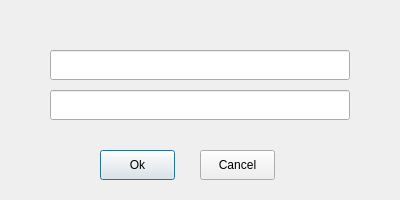
<?xml version="1.0" encoding="UTF-8"?>
<ui version="4.0">
 <class>SetPasswordDialog</class>
 <widget class="QDialog" name="SetPasswordDialog">
  <property name="geometry">
   <rect>
    <x>0</x>
    <y>0</y>
    <width>400</width>
    <height>200</height>
   </rect>
  </property>
  <property name="windowTitle">
   <string>Passwort setzen</string>
  </property>
  <widget class="QLineEdit" name="passwordLineEdit_setPasswordDialog">
   <property name="geometry">
    <rect>
     <x>50</x>
     <y>50</y>
     <width>300</width>
     <height>30</height>
    </rect>
   </property>
   <property name="echoMode">
    <enum>QLineEdit::EchoMode::Password</enum>
   </property>
  </widget>
  <widget class="QLineEdit" name="confirmPasswordLineEdit_setPasswordDialog">
   <property name="geometry">
    <rect>
     <x>50</x>
     <y>90</y>
     <width>300</width>
     <height>30</height>
    </rect>
   </property>
   <property name="echoMode">
    <enum>QLineEdit::EchoMode::Password</enum>
   </property>
  </widget>
  <widget class="QPushButton" name="okButton_setPasswordDialog">
   <property name="geometry">
    <rect>
     <x>100</x>
     <y>150</y>
     <width>75</width>
     <height>30</height>
    </rect>
   </property>
   <property name="text">
    <string>Ok</string>
   </property>
  </widget>
  <widget class="QPushButton" name="cancelButton_setPasswordDialog">
   <property name="geometry">
    <rect>
     <x>200</x>
     <y>150</y>
     <width>75</width>
     <height>30</height>
    </rect>
   </property>
   <property name="text">
    <string>Cancel</string>
   </property>
  </widget>
 </widget>
 <resources/>
 <connections>
  <connection>
   <sender>okButton_setPasswordDialog</sender>
   <signal>clicked()</signal>
   <receiver>SetPasswordDialog</receiver>
   <slot>on_okButton_setPasswordDialog_clicked()</slot>
   <hints>
    <hint type="sourcelabel">
     <x>20</x>
     <y>20</y>
    </hint>
    <hint type="destinationlabel">
     <x>20</x>
     <y>20</y>
    </hint>
   </hints>
  </connection>
  <connection>
   <sender>cancelButton_setPasswordDialog</sender>
   <signal>clicked()</signal>
   <receiver>SetPasswordDialog</receiver>
   <slot>on_cancelButton_setPasswordDialog_clicked()</slot>
   <hints>
    <hint type="sourcelabel">
     <x>20</x>
     <y>20</y>
    </hint>
    <hint type="destinationlabel">
     <x>20</x>
     <y>20</y>
    </hint>
   </hints>
  </connection>
 </connections>
 <slots>
  <slot>on_okButton_setPasswordDialog_clicked()</slot>
  <slot>on_cancelButton_setPasswordDialog_clicked()</slot>
 </slots>
</ui>
